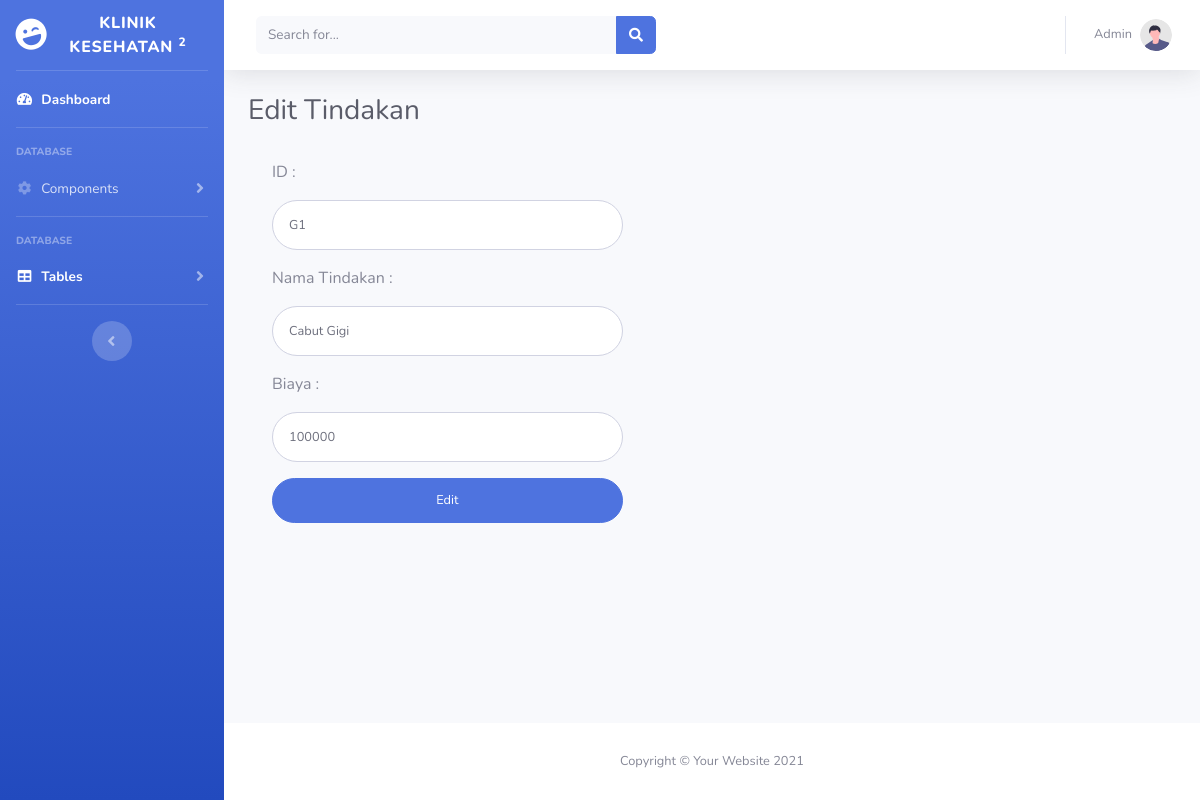
The page /editTindakan.php?id=G1 on the database its author committed.
### tables this page shows
CREATE TABLE `tindakan` (
  `id_tindakan` varchar(5) NOT NULL,
  `nama_tindakan` varchar(30) NOT NULL,
  `biaya` int(11) NOT NULL
);

### editTindakan.php (the view, shortened to what this page needs)
<?php
$link = mysqli_connect("localhost", "root", "", "klinik_kesehatan");
?>
<!DOCTYPE html>
<html lang="en">
<head>
    <link href="vendor/fontawesome-free/css/all.min.css" rel="stylesheet" type="text/css">
    <link href="css/sb-admin-2.min.css" rel="stylesheet">
    <link href="vendor/datatables/dataTables.bootstrap4.min.css" rel="stylesheet">
</head>
<body id="page-top">
    <div id="wrapper">
        <ul class="navbar-nav bg-gradient-primary sidebar sidebar-dark accordion" id="accordionSidebar">
            <a class="sidebar-brand d-flex align-items-center justify-content-center" href="index.php">
                <div class="sidebar-brand-icon rotate-n-15">
                    <i class="fas fa-laugh-wink"></i>
                </div>
                <div class="sidebar-brand-text mx-3">Klinik Kesehatan <sup>2</sup></div>
            </a>
            <hr class="sidebar-divider my-0">
            <li class="nav-item active">
                <a class="nav-link" href="index.php">
                    <i class="fas fa-fw fa-tachometer-alt"></i>
                    <span>Dashboard</span></a>
            </li>
            <hr class="sidebar-divider">
            <div class="sidebar-heading">
                Database
            </div>
            <li class="nav-item">
                <a class="nav-link collapsed" href="#" data-toggle="collapse" data-target="#collapseTwo" aria-expanded="true" aria-controls="collapseTwo">
                    <i class="fas fa-fw fa-cog"></i>
                    <span>Components</span>
                </a>
            </li>
            <hr class="sidebar-divider">
            <div class="sidebar-heading">
                Database
            </div>
            <li class="nav-item active">
                <a class="nav-link collapsed" href="#" data-toggle="collapse" data-target="#collapseUtilities" aria-expanded="true" aria-controls="collapseUtilities">
                    <i class="fas fa-fw fa-table"></i>
                    <span>Tables</span>
                </a>
            </li>
            <hr class="sidebar-divider d-none d-md-block">
            <div class="text-center d-none d-md-inline">
                <button class="rounded-circle border-0" id="sidebarToggle"></button>
            </div>
        </ul>
        <div id="content-wrapper" class="d-flex flex-column">
            <div id="content">
                <nav class="navbar navbar-expand navbar-light bg-white topbar mb-4 static-top shadow">
                    <form class="d-none d-sm-inline-block form-inline mr-auto ml-md-3 my-2 my-md-0 mw-100 navbar-search">
                        <div class="input-group">
                            <input type="text" class="form-control bg-light border-0 small" placeholder="Search for..." aria-label="Search" aria-describedby="basic-addon2">
                            <div class="input-group-append">
                                <button class="btn btn-primary" type="button">
                                    <i class="fas fa-search fa-sm"></i>
                                </button>
                            </div>
                        </div>
                    </form>
                    <ul class="navbar-nav ml-auto">
                        <li class="nav-item dropdown no-arrow">
                            <a class="nav-link dropdown-toggle" href="#" id="userDropdown" role="button" data-toggle="dropdown" aria-haspopup="true" aria-expanded="false">
                                <span class="mr-2 d-none d-lg-inline text-gray-600 small">Admin</span>
                                <img class="img-profile rounded-circle" src="img/undraw_profile.svg">
                            </a>
                        </li>
                    </ul>
                </nav>
                <div class="container-fluid">
                    <h1 class="h3 mb-2 text-gray-800">Edit Tindakan</h1><br>
                    <?php
                    $id = $_GET['id'];
                    $sql = "SELECT * FROM tindakan WHERE id_tindakan = '$id'";
                    if ($result = mysqli_query($link, $sql)) {
                        if (mysqli_num_rows($result) > 0) {
                    ?>
                            <div class="col-lg-10 col-md-10">
                                <div class="media d-block mb-4 text-left probootstrap-media">
                                    <div class="col-lg-6">
                                        <form class="user" method="POST" action="prosesEditTindakan.php?id=<?php echo $_GET['id']; ?>">
                                            <?php
                                            while ($row = mysqli_fetch_array($result)) {
                                            ?>
                                                <div class="form-group">
                                                    <p>ID :</p>
                                                    <input type="text" class="form-control form-control-user" name="idtindakan" value="<?php echo  $row['id_tindakan'];
                                                                                                                                        ?>">
                                                </div>
                                                <div class="form-group">
                                                    <p>Nama Tindakan :</p>
                                                    <input type="text" class="form-control form-control-user" name="tindakan" value="<?php
                                                                                                                                        echo  $row['nama_tindakan'];
                                                                                                                                        ?>">
                                                </div>
                                                <div class="form-group">
                                                    <p>Biaya :</p>
                                                    <input type="number" class="form-control form-control-user" name="biaya" value="<?php
                                                                                                                                    echo  $row['biaya'];
                                                                                                                                    ?>">
                                                </div>
                                                <input class="btn btn-primary btn-user btn-block submit" type="submit" value="Edit">
                                        </form>
                            <?php
                                            }
                                        } else {
                                            echo "No records matching your query were found.";
                                        }
                                    } else {
                                        echo "ERROR: Could not able to execute $sql. " . mysqli_error($link);
                                    }
                            ?>
                                    </div>
                                </div>
                            </div>
                </div>
            </div>
            <footer class="sticky-footer bg-white">
                <div class="container my-auto">
                    <div class="copyright text-center my-auto">
                        <span>Copyright &copy; Your Website 2021</span>
                    </div>
                </div>
            </footer>
        </div>
    </div>
</body>
</html>

### rows shown on the page
tindakan: idtindakan "G1", tindakan "Cabut Gigi", biaya "100000"
